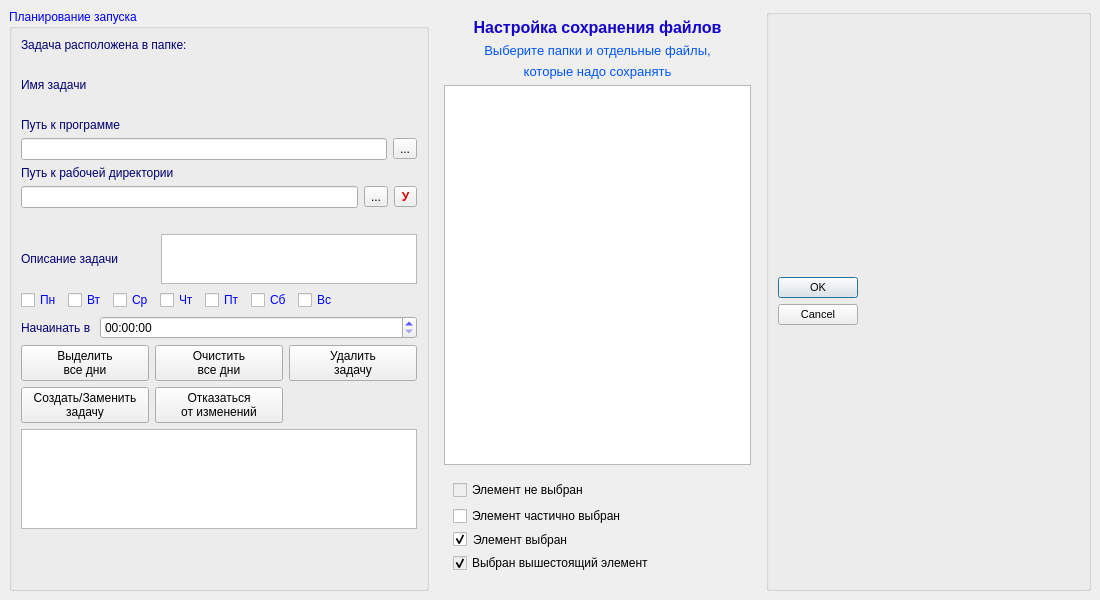
<?xml version="1.0" encoding="UTF-8"?>
<ui version="4.0">
 <class>MainWindow</class>
 <widget class="QMainWindow" name="MainWindow">
  <property name="geometry">
   <rect>
    <x>0</x>
    <y>0</y>
    <width>1100</width>
    <height>600</height>
   </rect>
  </property>
  <property name="windowTitle">
   <string>MainWindow</string>
  </property>
  <widget class="QWidget" name="centralwidget">
   <layout class="QHBoxLayout" name="horizontalLayout_5">
    <item>
     <widget class="QGroupBox" name="groupBoxLeft">
      <property name="maximumSize">
       <size>
        <width>16777215</width>
        <height>16777215</height>
       </size>
      </property>
      <property name="palette">
       <palette>
        <active>
         <colorrole role="WindowText">
          <brush brushstyle="SolidPattern">
           <color alpha="255">
            <red>0</red>
            <green>0</green>
            <blue>255</blue>
           </color>
          </brush>
         </colorrole>
        </active>
        <inactive>
         <colorrole role="WindowText">
          <brush brushstyle="SolidPattern">
           <color alpha="255">
            <red>0</red>
            <green>0</green>
            <blue>255</blue>
           </color>
          </brush>
         </colorrole>
        </inactive>
        <disabled>
         <colorrole role="WindowText">
          <brush brushstyle="SolidPattern">
           <color alpha="255">
            <red>120</red>
            <green>120</green>
            <blue>120</blue>
           </color>
          </brush>
         </colorrole>
        </disabled>
       </palette>
      </property>
      <property name="title">
       <string>Планирование запуска</string>
      </property>
      <property name="flat">
       <bool>true</bool>
      </property>
      <layout class="QVBoxLayout" name="verticalLayout_4">
       <item>
        <widget class="QLabel" name="label_6">
         <property name="palette">
          <palette>
           <active>
            <colorrole role="WindowText">
             <brush brushstyle="SolidPattern">
              <color alpha="255">
               <red>0</red>
               <green>0</green>
               <blue>113</blue>
              </color>
             </brush>
            </colorrole>
           </active>
           <inactive>
            <colorrole role="WindowText">
             <brush brushstyle="SolidPattern">
              <color alpha="255">
               <red>0</red>
               <green>0</green>
               <blue>113</blue>
              </color>
             </brush>
            </colorrole>
           </inactive>
           <disabled>
            <colorrole role="WindowText">
             <brush brushstyle="SolidPattern">
              <color alpha="255">
               <red>120</red>
               <green>120</green>
               <blue>120</blue>
              </color>
             </brush>
            </colorrole>
           </disabled>
          </palette>
         </property>
         <property name="text">
          <string>Задача расположена в папке:</string>
         </property>
        </widget>
       </item>
       <item>
        <widget class="QLabel" name="label_task_location">
         <property name="maximumSize">
          <size>
           <width>250</width>
           <height>16777215</height>
          </size>
         </property>
         <property name="text">
          <string/>
         </property>
        </widget>
       </item>
       <item>
        <widget class="QLabel" name="label_4">
         <property name="palette">
          <palette>
           <active>
            <colorrole role="WindowText">
             <brush brushstyle="SolidPattern">
              <color alpha="255">
               <red>0</red>
               <green>0</green>
               <blue>113</blue>
              </color>
             </brush>
            </colorrole>
           </active>
           <inactive>
            <colorrole role="WindowText">
             <brush brushstyle="SolidPattern">
              <color alpha="255">
               <red>0</red>
               <green>0</green>
               <blue>113</blue>
              </color>
             </brush>
            </colorrole>
           </inactive>
           <disabled>
            <colorrole role="WindowText">
             <brush brushstyle="SolidPattern">
              <color alpha="255">
               <red>120</red>
               <green>120</green>
               <blue>120</blue>
              </color>
             </brush>
            </colorrole>
           </disabled>
          </palette>
         </property>
         <property name="text">
          <string>Имя задачи</string>
         </property>
        </widget>
       </item>
       <item>
        <widget class="QLabel" name="label_task_name">
         <property name="text">
          <string/>
         </property>
        </widget>
       </item>
       <item>
        <widget class="QLabel" name="label_8">
         <property name="palette">
          <palette>
           <active>
            <colorrole role="WindowText">
             <brush brushstyle="SolidPattern">
              <color alpha="255">
               <red>0</red>
               <green>0</green>
               <blue>113</blue>
              </color>
             </brush>
            </colorrole>
           </active>
           <inactive>
            <colorrole role="WindowText">
             <brush brushstyle="SolidPattern">
              <color alpha="255">
               <red>0</red>
               <green>0</green>
               <blue>113</blue>
              </color>
             </brush>
            </colorrole>
           </inactive>
           <disabled>
            <colorrole role="WindowText">
             <brush brushstyle="SolidPattern">
              <color alpha="255">
               <red>120</red>
               <green>120</green>
               <blue>120</blue>
              </color>
             </brush>
            </colorrole>
           </disabled>
          </palette>
         </property>
         <property name="text">
          <string>Путь к программе</string>
         </property>
        </widget>
       </item>
       <item>
        <layout class="QHBoxLayout" name="horizontalLayout_6">
         <item>
          <widget class="QLineEdit" name="lineEdit_path_programm">
           <property name="readOnly">
            <bool>true</bool>
           </property>
          </widget>
         </item>
         <item>
          <widget class="QToolButton" name="toolButton_path_programm">
           <property name="text">
            <string>...</string>
           </property>
          </widget>
         </item>
        </layout>
       </item>
       <item>
        <widget class="QLabel" name="label_9">
         <property name="palette">
          <palette>
           <active>
            <colorrole role="WindowText">
             <brush brushstyle="SolidPattern">
              <color alpha="255">
               <red>0</red>
               <green>0</green>
               <blue>113</blue>
              </color>
             </brush>
            </colorrole>
           </active>
           <inactive>
            <colorrole role="WindowText">
             <brush brushstyle="SolidPattern">
              <color alpha="255">
               <red>0</red>
               <green>0</green>
               <blue>113</blue>
              </color>
             </brush>
            </colorrole>
           </inactive>
           <disabled>
            <colorrole role="WindowText">
             <brush brushstyle="SolidPattern">
              <color alpha="255">
               <red>120</red>
               <green>120</green>
               <blue>120</blue>
              </color>
             </brush>
            </colorrole>
           </disabled>
          </palette>
         </property>
         <property name="text">
          <string>Путь к рабочей директории</string>
         </property>
        </widget>
       </item>
       <item>
        <layout class="QHBoxLayout" name="horizontalLayout_7">
         <item>
          <widget class="QLineEdit" name="lineEdit_path_work_directory">
           <property name="readOnly">
            <bool>true</bool>
           </property>
          </widget>
         </item>
         <item>
          <widget class="QToolButton" name="toolButton_work_directory">
           <property name="text">
            <string>...</string>
           </property>
          </widget>
         </item>
         <item>
          <widget class="QToolButton" name="toolButton_work_directory_d">
           <property name="palette">
            <palette>
             <active>
              <colorrole role="ButtonText">
               <brush brushstyle="SolidPattern">
                <color alpha="255">
                 <red>223</red>
                 <green>0</green>
                 <blue>0</blue>
                </color>
               </brush>
              </colorrole>
             </active>
             <inactive>
              <colorrole role="ButtonText">
               <brush brushstyle="SolidPattern">
                <color alpha="255">
                 <red>223</red>
                 <green>0</green>
                 <blue>0</blue>
                </color>
               </brush>
              </colorrole>
             </inactive>
             <disabled>
              <colorrole role="ButtonText">
               <brush brushstyle="SolidPattern">
                <color alpha="255">
                 <red>120</red>
                 <green>120</green>
                 <blue>120</blue>
                </color>
               </brush>
              </colorrole>
             </disabled>
            </palette>
           </property>
           <property name="font">
            <font>
             <weight>75</weight>
             <bold>true</bold>
            </font>
           </property>
           <property name="text">
            <string>У</string>
           </property>
          </widget>
         </item>
        </layout>
       </item>
       <item>
        <widget class="QLabel" name="label_program_path">
         <property name="maximumSize">
          <size>
           <width>250</width>
           <height>16777215</height>
          </size>
         </property>
         <property name="whatsThis">
          <string/>
         </property>
         <property name="text">
          <string/>
         </property>
         <property name="wordWrap">
          <bool>true</bool>
         </property>
        </widget>
       </item>
       <item>
        <layout class="QHBoxLayout" name="horizontalLayout_3">
         <item>
          <widget class="QLabel" name="label_5">
           <property name="palette">
            <palette>
             <active>
              <colorrole role="WindowText">
               <brush brushstyle="SolidPattern">
                <color alpha="255">
                 <red>0</red>
                 <green>0</green>
                 <blue>113</blue>
                </color>
               </brush>
              </colorrole>
             </active>
             <inactive>
              <colorrole role="WindowText">
               <brush brushstyle="SolidPattern">
                <color alpha="255">
                 <red>0</red>
                 <green>0</green>
                 <blue>113</blue>
                </color>
               </brush>
              </colorrole>
             </inactive>
             <disabled>
              <colorrole role="WindowText">
               <brush brushstyle="SolidPattern">
                <color alpha="255">
                 <red>120</red>
                 <green>120</green>
                 <blue>120</blue>
                </color>
               </brush>
              </colorrole>
             </disabled>
            </palette>
           </property>
           <property name="text">
            <string>Описание задачи</string>
           </property>
          </widget>
         </item>
         <item>
          <widget class="QPlainTextEdit" name="textEdit_task_description">
           <property name="sizePolicy">
            <sizepolicy hsizetype="Preferred" vsizetype="Preferred">
             <horstretch>0</horstretch>
             <verstretch>0</verstretch>
            </sizepolicy>
           </property>
           <property name="maximumSize">
            <size>
             <width>16777215</width>
             <height>50</height>
            </size>
           </property>
           <property name="palette">
            <palette>
             <active>
              <colorrole role="WindowText">
               <brush brushstyle="SolidPattern">
                <color alpha="255">
                 <red>0</red>
                 <green>0</green>
                 <blue>255</blue>
                </color>
               </brush>
              </colorrole>
             </active>
             <inactive>
              <colorrole role="WindowText">
               <brush brushstyle="SolidPattern">
                <color alpha="255">
                 <red>0</red>
                 <green>0</green>
                 <blue>255</blue>
                </color>
               </brush>
              </colorrole>
             </inactive>
             <disabled>
              <colorrole role="WindowText">
               <brush brushstyle="SolidPattern">
                <color alpha="255">
                 <red>120</red>
                 <green>120</green>
                 <blue>120</blue>
                </color>
               </brush>
              </colorrole>
             </disabled>
            </palette>
           </property>
          </widget>
         </item>
        </layout>
       </item>
       <item>
        <layout class="QHBoxLayout" name="hbox_week_days">
         <item>
          <widget class="QCheckBox" name="checkBox_g7_1">
           <property name="sizePolicy">
            <sizepolicy hsizetype="Fixed" vsizetype="Fixed">
             <horstretch>0</horstretch>
             <verstretch>0</verstretch>
            </sizepolicy>
           </property>
           <property name="text">
            <string>Пн</string>
           </property>
          </widget>
         </item>
         <item>
          <widget class="QCheckBox" name="checkBox_g7_2">
           <property name="sizePolicy">
            <sizepolicy hsizetype="Fixed" vsizetype="Fixed">
             <horstretch>0</horstretch>
             <verstretch>0</verstretch>
            </sizepolicy>
           </property>
           <property name="text">
            <string>Вт</string>
           </property>
          </widget>
         </item>
         <item>
          <widget class="QCheckBox" name="checkBox_g7_3">
           <property name="sizePolicy">
            <sizepolicy hsizetype="Fixed" vsizetype="Fixed">
             <horstretch>0</horstretch>
             <verstretch>0</verstretch>
            </sizepolicy>
           </property>
           <property name="text">
            <string>Ср</string>
           </property>
          </widget>
         </item>
         <item>
          <widget class="QCheckBox" name="checkBox_g7_4">
           <property name="sizePolicy">
            <sizepolicy hsizetype="Fixed" vsizetype="Fixed">
             <horstretch>0</horstretch>
             <verstretch>0</verstretch>
            </sizepolicy>
           </property>
           <property name="text">
            <string>Чт</string>
           </property>
          </widget>
         </item>
         <item>
          <widget class="QCheckBox" name="checkBox_g7_5">
           <property name="sizePolicy">
            <sizepolicy hsizetype="Fixed" vsizetype="Fixed">
             <horstretch>0</horstretch>
             <verstretch>0</verstretch>
            </sizepolicy>
           </property>
           <property name="text">
            <string>Пт</string>
           </property>
          </widget>
         </item>
         <item>
          <widget class="QCheckBox" name="checkBox_g7_6">
           <property name="sizePolicy">
            <sizepolicy hsizetype="Fixed" vsizetype="Fixed">
             <horstretch>0</horstretch>
             <verstretch>0</verstretch>
            </sizepolicy>
           </property>
           <property name="text">
            <string>Сб</string>
           </property>
          </widget>
         </item>
         <item>
          <widget class="QCheckBox" name="checkBox_g7_7">
           <property name="sizePolicy">
            <sizepolicy hsizetype="Fixed" vsizetype="Fixed">
             <horstretch>0</horstretch>
             <verstretch>0</verstretch>
            </sizepolicy>
           </property>
           <property name="text">
            <string>Вс</string>
           </property>
          </widget>
         </item>
         <item>
          <spacer name="horizontalSpacer">
           <property name="orientation">
            <enum>Qt::Horizontal</enum>
           </property>
           <property name="sizeHint" stdset="0">
            <size>
             <width>80</width>
             <height>13</height>
            </size>
           </property>
          </spacer>
         </item>
        </layout>
       </item>
       <item>
        <layout class="QHBoxLayout" name="horizontalLayout_4">
         <item>
          <widget class="QLabel" name="label_11">
           <property name="sizePolicy">
            <sizepolicy hsizetype="Fixed" vsizetype="Preferred">
             <horstretch>0</horstretch>
             <verstretch>0</verstretch>
            </sizepolicy>
           </property>
           <property name="palette">
            <palette>
             <active>
              <colorrole role="WindowText">
               <brush brushstyle="SolidPattern">
                <color alpha="255">
                 <red>0</red>
                 <green>0</green>
                 <blue>113</blue>
                </color>
               </brush>
              </colorrole>
             </active>
             <inactive>
              <colorrole role="WindowText">
               <brush brushstyle="SolidPattern">
                <color alpha="255">
                 <red>0</red>
                 <green>0</green>
                 <blue>113</blue>
                </color>
               </brush>
              </colorrole>
             </inactive>
             <disabled>
              <colorrole role="WindowText">
               <brush brushstyle="SolidPattern">
                <color alpha="255">
                 <red>120</red>
                 <green>120</green>
                 <blue>120</blue>
                </color>
               </brush>
              </colorrole>
             </disabled>
            </palette>
           </property>
           <property name="text">
            <string>Начаинать в </string>
           </property>
          </widget>
         </item>
         <item>
          <widget class="QTimeEdit" name="timeEdit_task_start_in">
           <property name="palette">
            <palette>
             <active>
              <colorrole role="WindowText">
               <brush brushstyle="SolidPattern">
                <color alpha="255">
                 <red>0</red>
                 <green>0</green>
                 <blue>255</blue>
                </color>
               </brush>
              </colorrole>
             </active>
             <inactive>
              <colorrole role="WindowText">
               <brush brushstyle="SolidPattern">
                <color alpha="255">
                 <red>0</red>
                 <green>0</green>
                 <blue>255</blue>
                </color>
               </brush>
              </colorrole>
             </inactive>
             <disabled>
              <colorrole role="WindowText">
               <brush brushstyle="SolidPattern">
                <color alpha="255">
                 <red>120</red>
                 <green>120</green>
                 <blue>120</blue>
                </color>
               </brush>
              </colorrole>
             </disabled>
            </palette>
           </property>
          </widget>
         </item>
        </layout>
       </item>
       <item>
        <layout class="QGridLayout" name="gridLayout">
         <item row="0" column="0">
          <widget class="QPushButton" name="btn_select_all_day">
           <property name="enabled">
            <bool>true</bool>
           </property>
           <property name="autoFillBackground">
            <bool>false</bool>
           </property>
           <property name="text">
            <string>Выделить
все дни</string>
           </property>
           <property name="checkable">
            <bool>false</bool>
           </property>
           <property name="checked">
            <bool>false</bool>
           </property>
           <property name="autoDefault">
            <bool>false</bool>
           </property>
           <property name="default">
            <bool>false</bool>
           </property>
          </widget>
         </item>
         <item row="1" column="0">
          <widget class="QPushButton" name="btn_create_task">
           <property name="enabled">
            <bool>true</bool>
           </property>
           <property name="text">
            <string>Создать/Заменить
задачу</string>
           </property>
          </widget>
         </item>
         <item row="0" column="1">
          <widget class="QPushButton" name="btn_clean_all_day">
           <property name="enabled">
            <bool>true</bool>
           </property>
           <property name="text">
            <string>Очистить
все дни</string>
           </property>
           <property name="autoDefault">
            <bool>false</bool>
           </property>
           <property name="default">
            <bool>false</bool>
           </property>
           <property name="flat">
            <bool>false</bool>
           </property>
          </widget>
         </item>
         <item row="1" column="1">
          <widget class="QPushButton" name="btn_reject_changes">
           <property name="enabled">
            <bool>true</bool>
           </property>
           <property name="text">
            <string>Отказаться
от изменений</string>
           </property>
          </widget>
         </item>
         <item row="0" column="2">
          <widget class="QPushButton" name="btn_delete_task">
           <property name="enabled">
            <bool>true</bool>
           </property>
           <property name="text">
            <string>Удалить
задачу</string>
           </property>
          </widget>
         </item>
        </layout>
       </item>
       <item>
        <widget class="QTextEdit" name="textEdit_Error">
         <property name="sizePolicy">
          <sizepolicy hsizetype="Preferred" vsizetype="Minimum">
           <horstretch>0</horstretch>
           <verstretch>0</verstretch>
          </sizepolicy>
         </property>
         <property name="maximumSize">
          <size>
           <width>16777215</width>
           <height>100</height>
          </size>
         </property>
         <property name="palette">
          <palette>
           <active>
            <colorrole role="Text">
             <brush brushstyle="SolidPattern">
              <color alpha="255">
               <red>224</red>
               <green>0</green>
               <blue>0</blue>
              </color>
             </brush>
            </colorrole>
           </active>
           <inactive>
            <colorrole role="Text">
             <brush brushstyle="SolidPattern">
              <color alpha="255">
               <red>224</red>
               <green>0</green>
               <blue>0</blue>
              </color>
             </brush>
            </colorrole>
           </inactive>
           <disabled>
            <colorrole role="Text">
             <brush brushstyle="SolidPattern">
              <color alpha="255">
               <red>120</red>
               <green>120</green>
               <blue>120</blue>
              </color>
             </brush>
            </colorrole>
           </disabled>
          </palette>
         </property>
         <property name="font">
          <font>
           <weight>75</weight>
           <bold>true</bold>
          </font>
         </property>
         <property name="readOnly">
          <bool>true</bool>
         </property>
        </widget>
       </item>
       <item>
        <spacer name="verticalSpacer">
         <property name="orientation">
          <enum>Qt::Vertical</enum>
         </property>
         <property name="sizeHint" stdset="0">
          <size>
           <width>20</width>
           <height>40</height>
          </size>
         </property>
        </spacer>
       </item>
      </layout>
     </widget>
    </item>
    <item>
     <widget class="QWidget" name="widget" native="true">
      <layout class="QVBoxLayout" name="verticalLayout_2">
       <item>
        <widget class="QLabel" name="label">
         <property name="sizePolicy">
          <sizepolicy hsizetype="Preferred" vsizetype="Fixed">
           <horstretch>0</horstretch>
           <verstretch>0</verstretch>
          </sizepolicy>
         </property>
         <property name="palette">
          <palette>
           <active>
            <colorrole role="WindowText">
             <brush brushstyle="SolidPattern">
              <color alpha="255">
               <red>19</red>
               <green>2</green>
               <blue>204</blue>
              </color>
             </brush>
            </colorrole>
            <colorrole role="Text">
             <brush brushstyle="SolidPattern">
              <color alpha="255">
               <red>0</red>
               <green>0</green>
               <blue>0</blue>
              </color>
             </brush>
            </colorrole>
           </active>
           <inactive>
            <colorrole role="WindowText">
             <brush brushstyle="SolidPattern">
              <color alpha="255">
               <red>19</red>
               <green>2</green>
               <blue>204</blue>
              </color>
             </brush>
            </colorrole>
            <colorrole role="Text">
             <brush brushstyle="SolidPattern">
              <color alpha="255">
               <red>0</red>
               <green>0</green>
               <blue>0</blue>
              </color>
             </brush>
            </colorrole>
           </inactive>
           <disabled>
            <colorrole role="WindowText">
             <brush brushstyle="SolidPattern">
              <color alpha="255">
               <red>120</red>
               <green>120</green>
               <blue>120</blue>
              </color>
             </brush>
            </colorrole>
            <colorrole role="Text">
             <brush brushstyle="SolidPattern">
              <color alpha="255">
               <red>120</red>
               <green>120</green>
               <blue>120</blue>
              </color>
             </brush>
            </colorrole>
           </disabled>
          </palette>
         </property>
         <property name="font">
          <font>
           <pointsize>12</pointsize>
           <weight>75</weight>
           <bold>true</bold>
          </font>
         </property>
         <property name="text">
          <string>Настройка сохранения файлов</string>
         </property>
         <property name="alignment">
          <set>Qt::AlignCenter</set>
         </property>
        </widget>
       </item>
       <item>
        <widget class="QLabel" name="label_2">
         <property name="sizePolicy">
          <sizepolicy hsizetype="Expanding" vsizetype="Fixed">
           <horstretch>0</horstretch>
           <verstretch>0</verstretch>
          </sizepolicy>
         </property>
         <property name="maximumSize">
          <size>
           <width>16777215</width>
           <height>16777215</height>
          </size>
         </property>
         <property name="palette">
          <palette>
           <active>
            <colorrole role="WindowText">
             <brush brushstyle="SolidPattern">
              <color alpha="255">
               <red>0</red>
               <green>85</green>
               <blue>255</blue>
              </color>
             </brush>
            </colorrole>
           </active>
           <inactive>
            <colorrole role="WindowText">
             <brush brushstyle="SolidPattern">
              <color alpha="255">
               <red>0</red>
               <green>85</green>
               <blue>255</blue>
              </color>
             </brush>
            </colorrole>
           </inactive>
           <disabled>
            <colorrole role="WindowText">
             <brush brushstyle="SolidPattern">
              <color alpha="255">
               <red>120</red>
               <green>120</green>
               <blue>120</blue>
              </color>
             </brush>
            </colorrole>
           </disabled>
          </palette>
         </property>
         <property name="font">
          <font>
           <pointsize>10</pointsize>
          </font>
         </property>
         <property name="text">
          <string>Выберите папки и отдельные файлы,</string>
         </property>
         <property name="alignment">
          <set>Qt::AlignCenter</set>
         </property>
        </widget>
       </item>
       <item>
        <widget class="QLabel" name="label_3">
         <property name="sizePolicy">
          <sizepolicy hsizetype="Expanding" vsizetype="Fixed">
           <horstretch>0</horstretch>
           <verstretch>0</verstretch>
          </sizepolicy>
         </property>
         <property name="maximumSize">
          <size>
           <width>16777215</width>
           <height>16777215</height>
          </size>
         </property>
         <property name="palette">
          <palette>
           <active>
            <colorrole role="WindowText">
             <brush brushstyle="SolidPattern">
              <color alpha="255">
               <red>0</red>
               <green>85</green>
               <blue>255</blue>
              </color>
             </brush>
            </colorrole>
           </active>
           <inactive>
            <colorrole role="WindowText">
             <brush brushstyle="SolidPattern">
              <color alpha="255">
               <red>0</red>
               <green>85</green>
               <blue>255</blue>
              </color>
             </brush>
            </colorrole>
           </inactive>
           <disabled>
            <colorrole role="WindowText">
             <brush brushstyle="SolidPattern">
              <color alpha="255">
               <red>120</red>
               <green>120</green>
               <blue>120</blue>
              </color>
             </brush>
            </colorrole>
           </disabled>
          </palette>
         </property>
         <property name="font">
          <font>
           <pointsize>10</pointsize>
          </font>
         </property>
         <property name="text">
          <string>которые надо сохранять</string>
         </property>
         <property name="alignment">
          <set>Qt::AlignCenter</set>
         </property>
        </widget>
       </item>
       <item>
        <widget class="QTreeView" name="treeView">
         <property name="sizePolicy">
          <sizepolicy hsizetype="Preferred" vsizetype="Expanding">
           <horstretch>0</horstretch>
           <verstretch>0</verstretch>
          </sizepolicy>
         </property>
         <property name="baseSize">
          <size>
           <width>300</width>
           <height>200</height>
          </size>
         </property>
         <property name="alternatingRowColors">
          <bool>true</bool>
         </property>
         <property name="sortingEnabled">
          <bool>true</bool>
         </property>
        </widget>
       </item>
       <item>
        <widget class="QWidget" name="widget_2" native="true">
         <property name="sizePolicy">
          <sizepolicy hsizetype="Preferred" vsizetype="Minimum">
           <horstretch>0</horstretch>
           <verstretch>0</verstretch>
          </sizepolicy>
         </property>
         <layout class="QVBoxLayout" name="verticalLayout">
          <item>
           <widget class="QCheckBox" name="checkBox_no_select">
            <property name="enabled">
             <bool>false</bool>
            </property>
            <property name="focusPolicy">
             <enum>Qt::NoFocus</enum>
            </property>
            <property name="styleSheet">
             <string notr="true">color: black;</string>
            </property>
            <property name="text">
             <string>Элемент не выбран</string>
            </property>
            <property name="checkable">
             <bool>false</bool>
            </property>
            <property name="checked">
             <bool>false</bool>
            </property>
            <attribute name="buttonGroup">
             <string notr="true">buttonGroup_2</string>
            </attribute>
           </widget>
          </item>
          <item>
           <widget class="QCheckBox" name="checkBox_partially_select">
            <property name="enabled">
             <bool>true</bool>
            </property>
            <property name="sizePolicy">
             <sizepolicy hsizetype="Minimum" vsizetype="Fixed">
              <horstretch>100</horstretch>
              <verstretch>0</verstretch>
             </sizepolicy>
            </property>
            <property name="focusPolicy">
             <enum>Qt::NoFocus</enum>
            </property>
            <property name="text">
             <string>Элемент частично выбран</string>
            </property>
            <property name="checkable">
             <bool>false</bool>
            </property>
            <property name="checked">
             <bool>false</bool>
            </property>
            <property name="tristate">
             <bool>true</bool>
            </property>
            <attribute name="buttonGroup">
             <string notr="true">buttonGroup_2</string>
            </attribute>
           </widget>
          </item>
          <item>
           <widget class="QCheckBox" name="checkBox_select">
            <property name="enabled">
             <bool>true</bool>
            </property>
            <property name="focusPolicy">
             <enum>Qt::NoFocus</enum>
            </property>
            <property name="styleSheet">
             <string notr="true">QCheckBox:disabled {
    color: black;
}
QCheckBox::indicator:disabled {
    background: white;
}</string>
            </property>
            <property name="text">
             <string>Элемент выбран</string>
            </property>
            <property name="checkable">
             <bool>true</bool>
            </property>
            <property name="checked">
             <bool>true</bool>
            </property>
            <attribute name="buttonGroup">
             <string notr="true">buttonGroup_2</string>
            </attribute>
           </widget>
          </item>
          <item>
           <widget class="QCheckBox" name="checkBox_auto_select">
            <property name="enabled">
             <bool>false</bool>
            </property>
            <property name="focusPolicy">
             <enum>Qt::NoFocus</enum>
            </property>
            <property name="styleSheet">
             <string notr="true">color: black;</string>
            </property>
            <property name="text">
             <string>Выбран вышестоящий элемент</string>
            </property>
            <property name="checkable">
             <bool>true</bool>
            </property>
            <property name="checked">
             <bool>true</bool>
            </property>
            <property name="tristate">
             <bool>false</bool>
            </property>
            <attribute name="buttonGroup">
             <string notr="true">buttonGroup_2</string>
            </attribute>
           </widget>
          </item>
         </layout>
        </widget>
       </item>
      </layout>
     </widget>
    </item>
    <item>
     <widget class="QGroupBox" name="groupBox_2">
      <property name="sizePolicy">
       <sizepolicy hsizetype="Expanding" vsizetype="Preferred">
        <horstretch>0</horstretch>
        <verstretch>0</verstretch>
       </sizepolicy>
      </property>
      <property name="font">
       <font>
        <pointsize>8</pointsize>
       </font>
      </property>
      <property name="title">
       <string/>
      </property>
      <property name="alignment">
       <set>Qt::AlignBottom|Qt::AlignLeading|Qt::AlignLeft</set>
      </property>
      <property name="flat">
       <bool>true</bool>
      </property>
      <layout class="QVBoxLayout" name="verticalLayout_3">
       <item>
        <widget class="QDialogButtonBox" name="buttonBox">
         <property name="sizePolicy">
          <sizepolicy hsizetype="Fixed" vsizetype="Fixed">
           <horstretch>0</horstretch>
           <verstretch>0</verstretch>
          </sizepolicy>
         </property>
         <property name="orientation">
          <enum>Qt::Vertical</enum>
         </property>
         <property name="standardButtons">
          <set>QDialogButtonBox::Cancel|QDialogButtonBox::Ok</set>
         </property>
        </widget>
       </item>
      </layout>
     </widget>
    </item>
   </layout>
  </widget>
 </widget>
 <resources/>
 <connections/>
 <buttongroups>
  <buttongroup name="buttonGroup_2">
   <property name="exclusive">
    <bool>false</bool>
   </property>
  </buttongroup>
 </buttongroups>
</ui>
